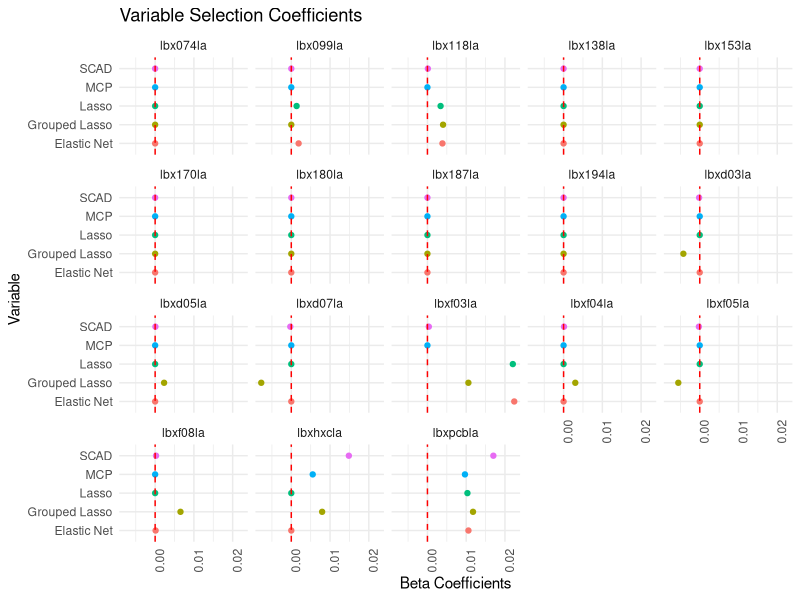
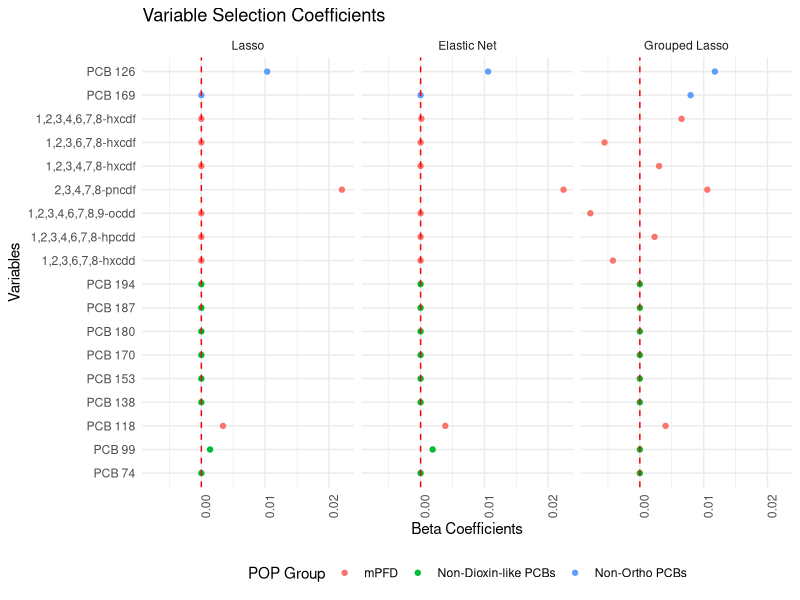
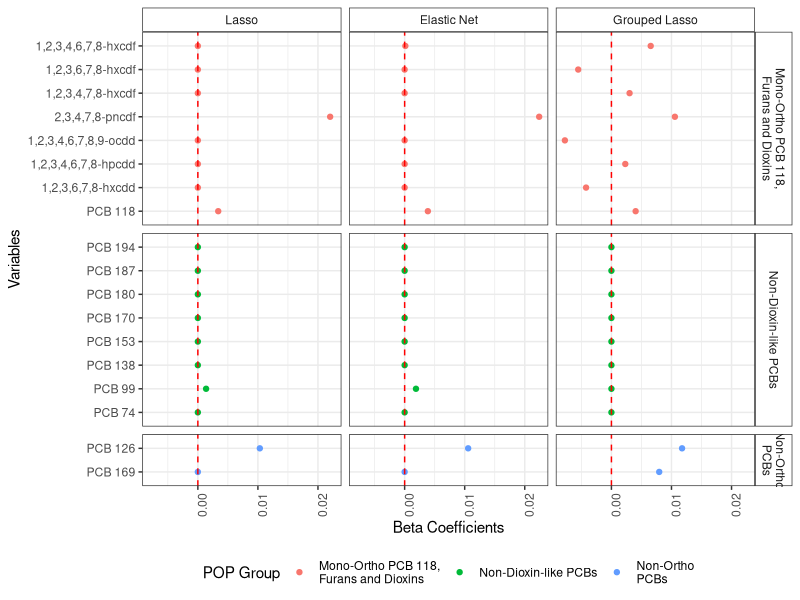

These charts were generated, in order, by the following R code:
## ---- chunk 1
#install.packages("tidyverse")
library(tidyverse)
## ---- chunk 2
#Need two periods to knit: "../"
#Need one period to run in console: "./"
#Or change file path to match your computer
grouped <- read_csv("../Variable Selection/grouped_betas.csv")
ind <- read_csv("../Variable Selection/ind_betas.csv")

plot_all <- rbind(grouped, ind) %>% filter(grepl("la$", variable)) 
## ---- chunk 3
plot_all %>%
  ggplot(aes(x = method, y = round(beta, 5))) + geom_point(aes(color = method)) +
  theme_minimal() + geom_hline(yintercept = 0, color = "red", linetype = "dashed") +
  theme(axis.text.x = element_text(angle = 90, hjust = 1), legend.position = "none") +
  facet_wrap( ~ variable) + coord_flip() + 
  labs(title = "Variable Selection Coefficients", 
       y = "Beta Coefficients",
       x = "Variable", 
       color = "Method")
## ---- chunk 4
plot_all <- plot_all %>%
  filter(method %in% c("Lasso", "Grouped Lasso", "Elastic Net")) %>%   
  mutate(group3 = case_when(variable == "lbx118la" ~ "mPFD",
                           grepl("lbxf|d", variable) == TRUE ~ "mPFD",
                           grepl("lbx1|0", variable) == TRUE ~ "Non-Dioxin-like PCBs",
                           grepl("lbxh|p", variable) == TRUE ~ "Non-Ortho PCBs")) %>% 
  mutate(variable = as.factor(variable),
         group3 = as.factor(group3),
         method = as.factor(method)) %>% 
  mutate(method = fct_relevel(method, c("Lasso", "Elastic Net", "Grouped Lasso"))) %>% 
  mutate(variable = fct_recode(variable, "PCB 74" = "lbx074la",
                                "PCB 99" = "lbx099la",
                                "PCB 118" = "lbx118la",
                                "PCB 138" = "lbx138la",
                                "PCB 153" = "lbx153la",
                                "PCB 170" = "lbx170la",
                                "PCB 180" = "lbx180la",
                                "PCB 187" = "lbx187la",
                                "PCB 194" = "lbx194la",
                                "1,2,3,6,7,8-hxcdd" = "lbxd03la",
                                "1,2,3,4,6,7,8-hpcdd" = "lbxd05la",
                               "1,2,3,4,6,7,8,9-ocdd" =  "lbxd07la",
                               "2,3,4,7,8-pncdf" =  "lbxf03la",
                               "1,2,3,4,7,8-hxcdf" =  "lbxf04la",
                               "1,2,3,6,7,8-hxcdf" =  "lbxf05la",
                               "1,2,3,4,6,7,8-hxcdf" =  "lbxf08la",
                               "PCB 169" =  "lbxhxcla",
                                "PCB 126" = "lbxpcbla"))
  
table(plot_all$variable, plot_all$group3)                       

plot_all %>% 
  mutate(variable = as.factor(variable),
         group = as.factor(group3),
         method = as.factor(method)) %>% 
  mutate(method = fct_relevel(method, c("Lasso", "Elastic Net", "Grouped Lasso"))) %>% 
  group_by(group) %>% 
  filter(method %in% c("Lasso", "Grouped Lasso", "Elastic Net")) %>% 
  ggplot(aes(x = variable, y = round(beta, 5))) + geom_point(aes(color = group)) +
  theme_minimal() + geom_hline(yintercept = 0, color = "red", linetype = "dashed") +
  theme(axis.text.x = element_text(angle = 90, hjust = 1), legend.position = "bottom") +
  facet_wrap( ~ method) + coord_flip() + 
  labs(title = "Variable Selection Coefficients", 
       y = "Beta Coefficients",
       x = "Variables", 
       color = "POP Group")
## ---- chunk 5
plot_all %>% 
  mutate(group3 = fct_recode(group3, "Mono-Ortho PCB 118,\nFurans and Dioxins" =  "mPFD",
                            "Non-Ortho\nPCBs" = "Non-Ortho PCBs")) %>% 
  ggplot(aes(x = variable, y = beta)) + geom_point(aes(color = group3), shape = 19) +
  geom_hline(yintercept = 0, color = "red", linetype = "dashed") + theme_bw() +
  facet_grid(group3 ~ method, scales="free_y", space = "free_y") + coord_flip() +
  theme(axis.text.x = element_text(angle = 90, hjust = 1), legend.position = "bottom",
        strip.background = element_rect(fill = "white")) +
  labs(y = "Beta Coefficients",
       x = "Variables", 
       color = "POP Group")
